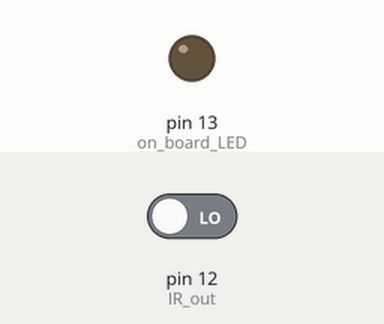
Recording of a sketch running on a simulated Arduino Uno, built with avr-gcc and run on an emulated ATmega328P. Parts: output pins drawn as LEDs (lit = HIGH). The test bench sets the inputs (shaded band); at power-on: pin 12 (IR_out) LOW.

Above: at 1.2 s.
1.3 s: pin 12 (IR_out) driven HIGH
At 2.5 s:
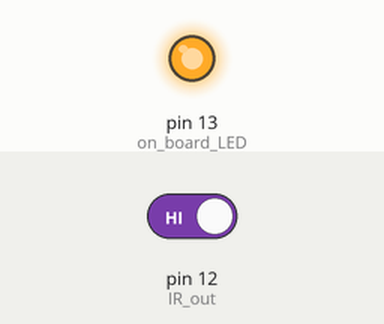
2.8 s: pin 12 (IR_out) driven LOW
At 3.6 s:
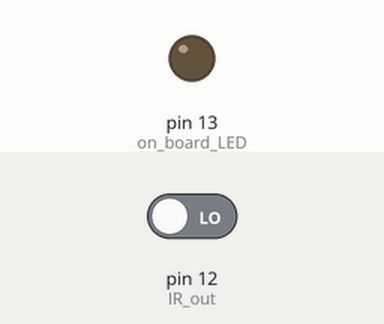
Timing chart, 0 to 5.8 s (numbered marks = the images above; inputs shaded):
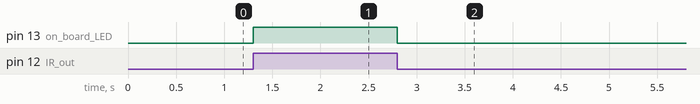

Measured:
- after the input at 1.3 s, pin 13 (on_board_LED): LOW → HIGH at once
- after the input at 2.8 s, pin 13 (on_board_LED): HIGH → LOW at once

The sketch:

IR_Sensor_Code.ino
```cpp
/**************
  Title: IR (infrared) Sensor Code
  Created by  Dena Attar
  Date: 3/1/2022
*/
//define IR sensor pin number
#define IR_out 12

//LED pin number
#define on_board_LED 13

void setup() {
  // define sensor pins
  pinMode(IR_out, INPUT); //sensor output readout

  //define LED pin
  pinMode(on_board_LED, OUTPUT);
  digitalWrite(on_board_LED, LOW); //make sure the LED is off

}

void loop() {
  //LED reacts to IR sensor
 if (digitalRead(IR_out)==1){digitalWrite(on_board_LED, HIGH);}
 if (digitalRead(IR_out)==0){digitalWrite(on_board_LED, LOW);}
}
```
